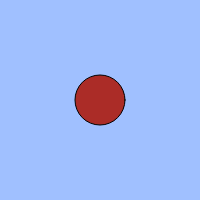
Frame 1 (no input)
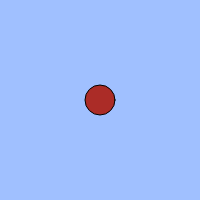
Frame 60 (no input)
Frame 120 (the mouse pressed at the canvas centre since frame 60): identical to frame 1, image omitted

The p5.js sketch that drew these frames (run headless with seeded random() and noise() and a simulated clock; from frame 60 on, the mouse is pressed at the canvas centre):

// p5.js sketch
// ── sketch.js
// 練習問題「心臓の鼓動のように大きくなったり小さくなったりする円」
let count;
let cycle;

function setup(){
  createCanvas(200, 200);
  count = 0;
  cycle = 100;
}

function draw(){
  background(160, 192, 255);
  count = (count + 1) % cycle;
  // BLANK[1]
  let size = count
  fill(171,44,39)
  if(count<50){
    ellipse(width / 2, height / 2, 50);
  }
  else if(50<=count<95){
    ellipse(width / 2, height / 2, size/2)
  }
  else {
    ellipse(width / 2, height / 2, 50);
  }
  if(keyIsDown(" ".charCodeAt(0))){ count = (count + 1) % cycle+100 ; }
}
